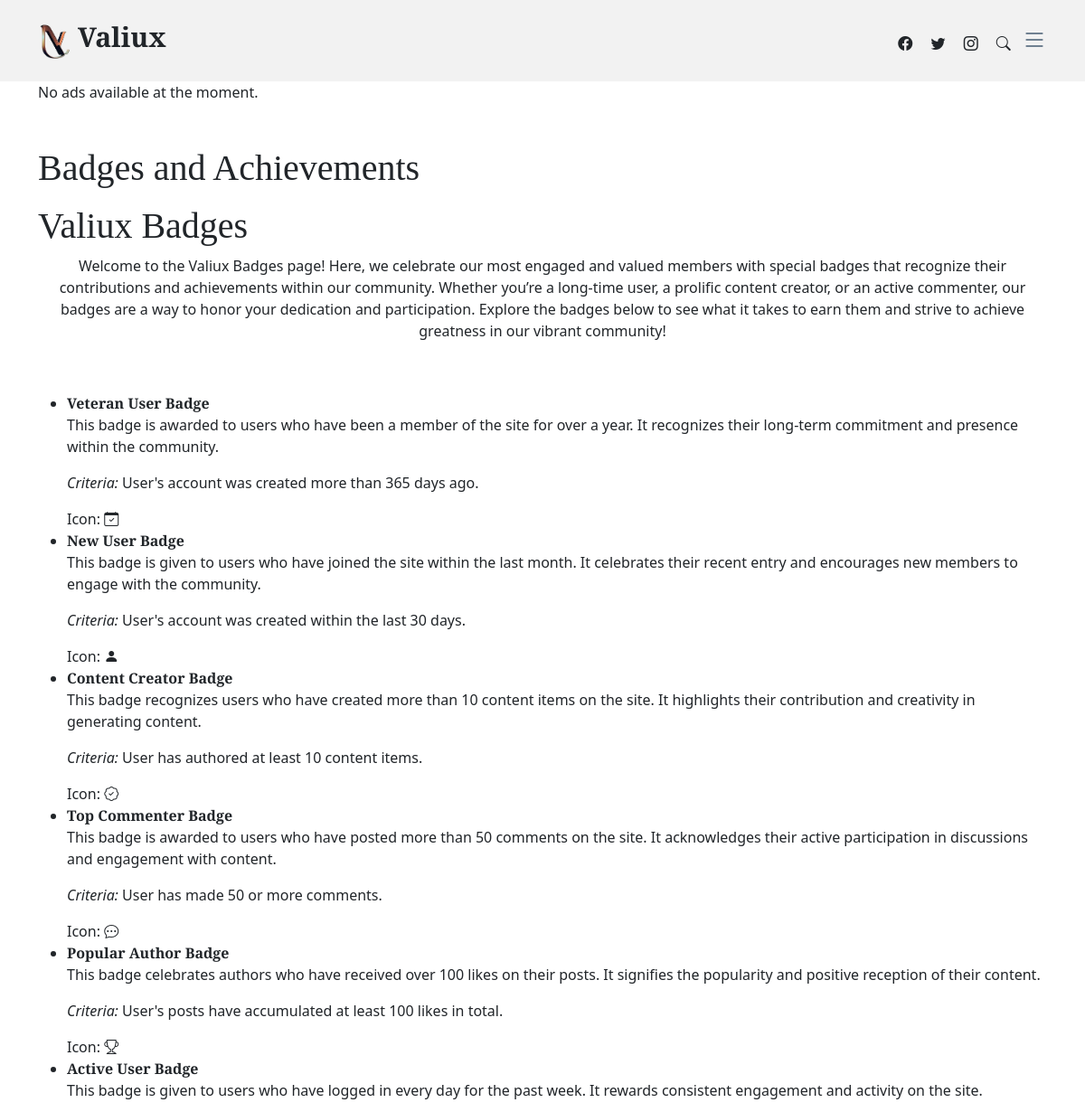
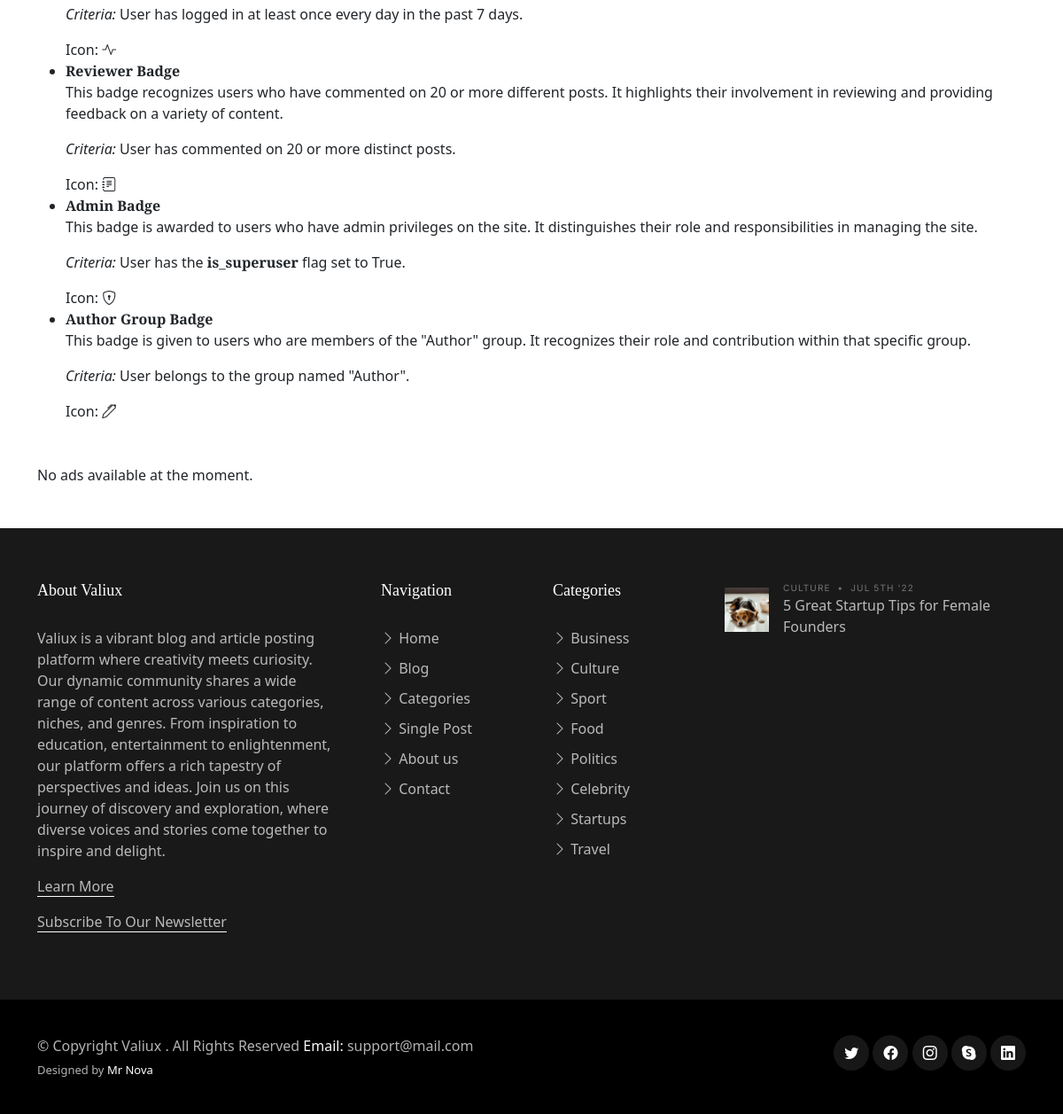
Before: /pages/badges-and-achievements/ with the older database file (2 pictures, top to bottom).
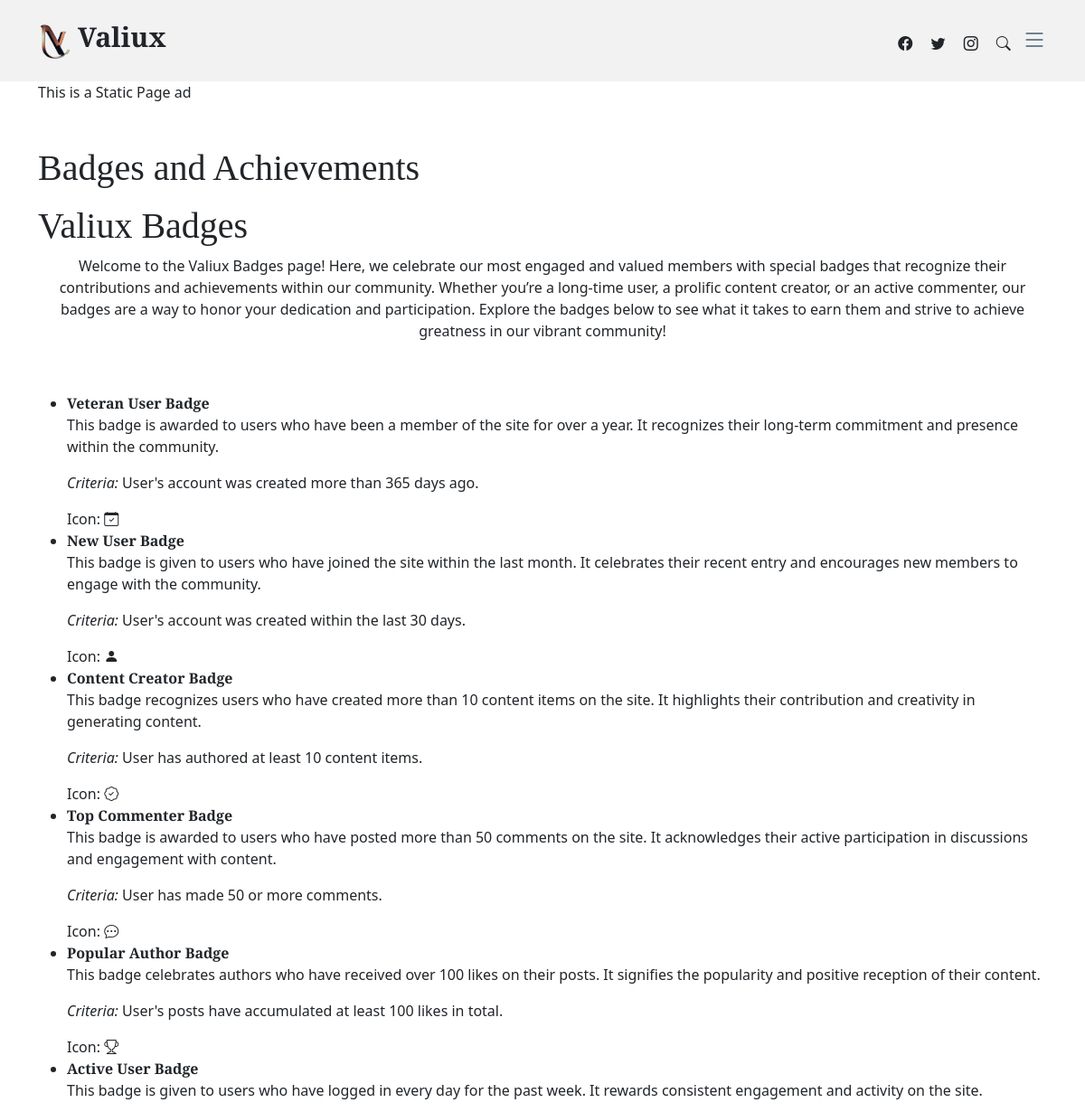
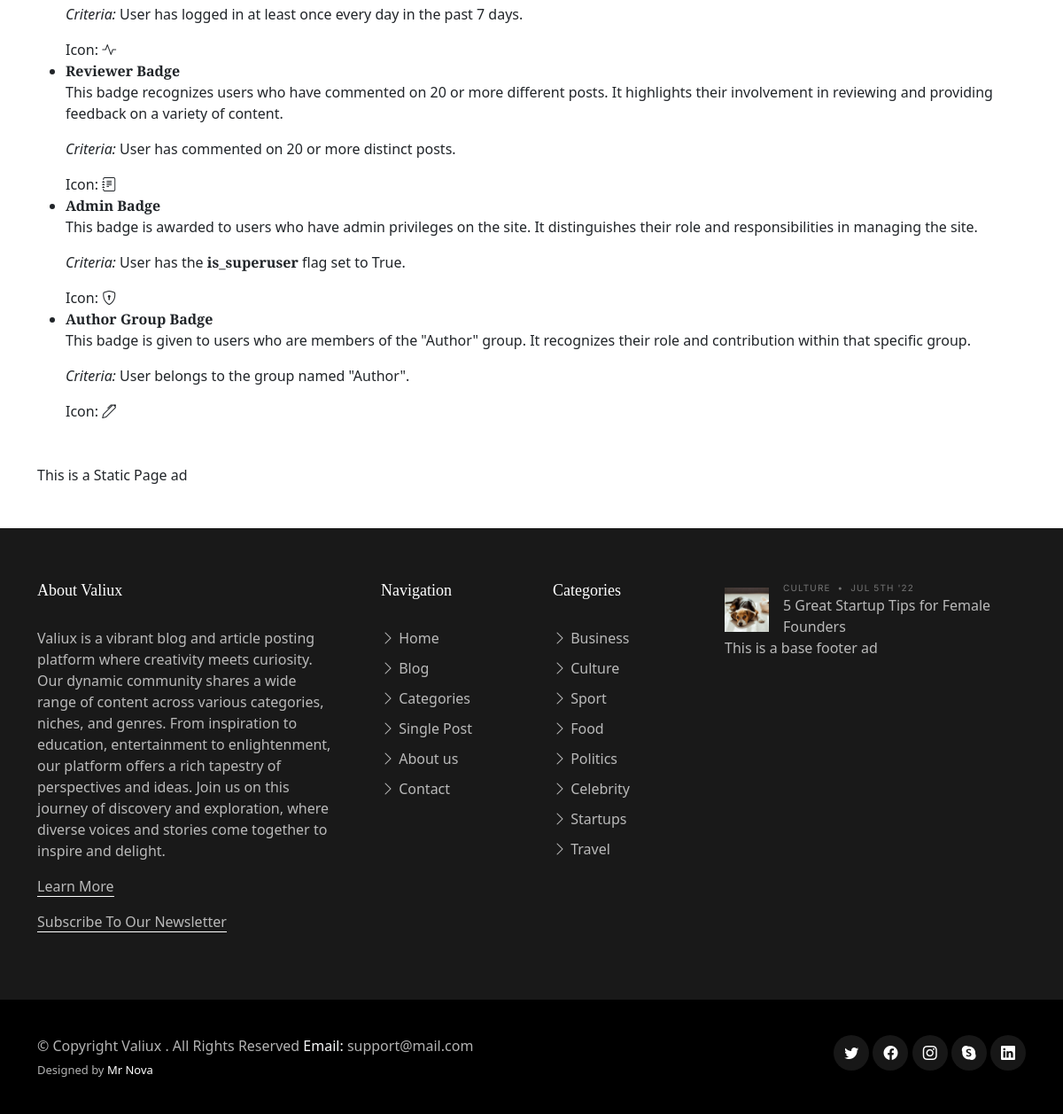
After: the same page with the newer database file (2 pictures, top to bottom).
### core/models.py (models this page shows, shortened)
class SiteSettings(models.Model):
    site_name = models.CharField(max_length=100)
    site_description = models.TextField()
    favicon = models.ImageField(upload_to='Site_images/', null=True, blank=True)
    logo = models.ImageField(upload_to='Site_images/', null=True, blank=True)
    address = models.CharField(max_length=255, null=True)
    contact_email = models.EmailField()
    phone_number = models.CharField(max_length=20)
    meta_keywords = models.CharField(max_length=255, help_text="Comma-separated SEO keywords for the site")
    meta_description = models.CharField(max_length=255, help_text="Meta description for the site")
    meta_author = models.CharField(max_length=100, help_text="Author of the site content")
    og_title = models.CharField(max_length=255, help_text="Open Graph title for the site")
    og_description = models.CharField(max_length=255, help_text="Open Graph description for the site")
    og_image = models.ImageField(upload_to='meta_images/', blank=True, null=True, help_text="Open Graph image for the site")
    og_url = models.URLField(help_text="Open Graph URL for the site")

class StaticPage(models.Model):
    title = models.CharField(max_length=200)
    slug = models.SlugField(unique=True)
    content = RichTextUploadingField()

### ads/models.py (models this page shows, shortened)
class Ad(models.Model):
    placement = models.ForeignKey(AdPlacement, on_delete=models.CASCADE, related_name='ads')
    code = models.TextField()
    active = models.BooleanField(default=True)
    start_date = models.DateField(default=timezone.now)
    end_date = models.DateField(blank=True, null=True)

### core/views.py (the view)
# urls.py: path('pages/<slug:slug>/', static_page_view, name='static_page'),
def static_page_view(request, slug):
    page = get_object_or_404(StaticPage, slug=slug)
    ads_static = Ad.objects.filter(placement__name="Static Pages", active=True).order_by('?')
    ads_base = Ad.objects.filter(placement__name="Base", active=True).first()
    context = {
        'page': page,
        'ads_static': ads_static,
        'ads_base':ads_base,
    }
    return render(request, 'core/static_page.html', context)

### core/context_processors.py (called while the page is built)
def site_settings(request):
    settings = SiteSettings.objects.first()
    return {
        'static_pages': StaticPage.objects.all(),
        'settings': settings,
    }

### core/templates/core/static_page.html (shortened to what this page needs)
{% extends 'core/base.html' %}
{% load static %}
{% block content %}
<main id="main">
    <div class="container my-5">
        {% if ads_static %}
        {% for ad in ads_static %}
            <div class="ad" id="{{ ad.placement.slug }}">
            {{ ad.code|safe }}
            </div>
        {% endfor %}
        {% else %}
        <p>No ads available at the moment.</p>
        {% endif %}
    </div>
    <div class="container">
        <h1>{{ page.title }}</h1>
        <p>{{ page.content|safe }}</p>
    </div>
    <div class="container my-5">
        {% if ads_static %}
        {% for ad in ads_static %}
            <div class="ad" id="{{ ad.placement.slug }}">
            {{ ad.code|safe }}
            </div>
        {% endfor %}
        {% else %}
        <p>No ads available at the moment.</p>
        {% endif %}
    </div>
</main>
{% endblock %}

### core/templates/core/base.html (shortened to what this page needs)
<!DOCTYPE html>
<html lang="en">
    {% load static %}
<head>
    <link href="{% static 'assets/vendor/bootstrap/css/bootstrap.min.css' %}" rel="stylesheet">
    <link href="{% static 'assets/vendor/bootstrap-icons/bootstrap-icons.css' %}" rel="stylesheet">
    <link href="{% static 'assets/vendor/swiper/swiper-bundle.min.css' %}" rel="stylesheet">
    <link href="{% static 'assets/vendor/glightbox/css/glightbox.min.css' %}" rel="stylesheet">
    <link href="{% static 'assets/vendor/aos/aos.css' %}" rel="stylesheet">
    <link href="{% static 'assets/css/variables.css' %}" rel="stylesheet">
    <link href="{% static 'assets/css/main.css' %}" rel="stylesheet">
</head>
<body>
  <header id="header" class="header d-flex align-items-center fixed-top">
    <div class="container-fluid container-xl d-flex align-items-center justify-content-between">
      <a href="{% url "index" %}" class="logo d-flex align-items-center">
        {% if settings.logo %}
            <img src="{{ settings.logo.url }}" alt="">
        {% else %}
            <img src="{% static 'assets/img/valiux.png' %}" alt="">
        {% endif %}
        <h1>{{ settings.site_name }}</h1>
      </a>
      <div class="position-relative">
        <a href="#" class="mx-2"><span class="bi-facebook"></span></a>
        <a href="#" class="mx-2"><span class="bi-twitter"></span></a>
        <a href="#" class="mx-2"><span class="bi-instagram"></span></a>
        <a href="#" class="mx-2 js-search-open"><span class="bi-search"></span></a>
        <i class="bi bi-list mobile-nav-toggle"></i>
      </div>
    </div>
  </header>
  {% block content %}
  {% endblock %}
  <footer id="footer" class="footer">
    <div class="footer-content">
      <div class="container">
        <div class="row g-5">
          <div class="col-lg-4">
            <h3 class="footer-heading">About {{ settings.site_name }}</h3>
            <p>{{ settings.site_description }}</p>
            <p><a href="{% url "about" %}" class="footer-link-more">Learn More</a></p>
            <p><a href="{% url 'subscribe' %}" class="footer-link-more">Subscribe To Our Newsletter</a></p>
          </div>
          <div class="col-6 col-lg-2">
            <h3 class="footer-heading">Navigation</h3>
            <ul class="footer-links list-unstyled">
              <li><a href="{% url "index" %}"><i class="bi bi-chevron-right"></i> Home</a></li>
              <li><a href="{% url "index" %}"><i class="bi bi-chevron-right"></i> Blog</a></li>
              <li><a href="{% url "content_list" %}"><i class="bi bi-chevron-right"></i> Categories</a></li>
              <li><a href="#"><i class="bi bi-chevron-right"></i> Single Post</a></li>
              <li><a href="{% url "about" %}"><i class="bi bi-chevron-right"></i> About us</a></li>
              <li><a href="{% url "contact" %}"><i class="bi bi-chevron-right"></i> Contact</a></li>
            </ul>
          </div>
          <div class="col-6 col-lg-2">
            <h3 class="footer-heading">Categories</h3>
            <ul class="footer-links list-unstyled">
              <li><a href="{% url "content_list" %}"><i class="bi bi-chevron-right"></i> Business</a></li>
              <li><a href="{% url "content_list" %}"><i class="bi bi-chevron-right"></i> Culture</a></li>
              <li><a href="{% url "content_list" %}"><i class="bi bi-chevron-right"></i> Sport</a></li>
              <li><a href="{% url "content_list" %}"><i class="bi bi-chevron-right"></i> Food</a></li>
              <li><a href="{% url "content_list" %}"><i class="bi bi-chevron-right"></i> Politics</a></li>
              <li><a href="{% url "content_list" %}"><i class="bi bi-chevron-right"></i> Celebrity</a></li>
              <li><a href="{% url "content_list" %}"><i class="bi bi-chevron-right"></i> Startups</a></li>
              <li><a href="{% url "content_list" %}"><i class="bi bi-chevron-right"></i> Travel</a></li>
            </ul>
          </div>
          <div class="col-lg-4">
            <ul class="footer-links footer-blog-entry list-unstyled">
              <li>
                <a href="#" class="d-flex align-items-center">
                  <img src="{% static 'assets/img/post-sq-1.jpg' %}" alt="" class="img-fluid me-3">
                  <div>
                    <div class="post-meta d-block"><span class="date">Culture</span> <span class="mx-1">&bullet;</span> <span>Jul 5th '22</span></div>
                    <span>5 Great Startup Tips for Female Founders</span>
                  </div>
                </a>
                {% if ads_base %}
                  <div class="ad" id="{{ ads_base.placement.slug }}">
                    {{ ads_base.code|safe }}
                  </div>
                {% endif %}
              </li>
            </ul>
          </div>
        </div>
      </div>
    </div>
    <div class="footer-legal">
      <div class="container">
        <div class="row justify-content-between">
          <div class="col-md-6 text-center text-md-start mb-3 mb-md-0">
            <div class="copyright">
              © Copyright <strong><span>{{ settings.site_name }} {{ current_year }}</span></strong>. All Rights Reserved <strong class="text-light">Email:</strong> {{ settings.contact_email }}
            </div>
            <div class="credits">
              Designed by <a href="#">Mr Nova</a>
            </div>
          </div>
          <div class="col-md-6">
            <div class="social-links mb-3 mb-lg-0 text-center text-md-end">
              <a href="#" class="twitter"><i class="bi bi-twitter"></i></a>
              <a href="#" class="facebook"><i class="bi bi-facebook"></i></a>
              <a href="#" class="instagram"><i class="bi bi-instagram"></i></a>
              <a href="#" class="google-plus"><i class="bi bi-skype"></i></a>
              <a href="#" class="linkedin"><i class="bi bi-linkedin"></i></a>
            </div>
          </div>
        </div>
      </div>
    </div>
  </footer>
</body>
</html>

### static/assets/css/variables.css (style rules this page uses)
:root { --font-default: 'EB Garamond', system-ui, -apple-system, "Segoe UI", Roboto, "Helvetica Neue", Arial, "Noto Sans", "Liberation Sans", sans-serif, "Apple Color Emoji", "Segoe UI Emoji", "Segoe UI Symbol", "Noto Color Emoji"; --font-primary: 'EB Garamond', serif; --font-secondary: 'Inter', sans-serif; --color-default: #212529; --color-default-rgb: 33, 37, 41; --color-links: #212529; --color-links-hover: #15171a; --color-primary: #212529; --color-primary-light: #26282c; --color-primary-dark: #0b0c0e; --color-primary-rgb: 33, 37, 41; --color-primary-light-rgb: 38, 40, 44; --color-primary-dark-rgb: 11, 12, 14; --color-secondary: #596d80; --color-secondary-light: #8498aa; --color-secondary-dark: #404f5c; --color-secondary-rgb: 89, 109, 128; --color-secondary-light-rgb: 132, 152, 170; --color-secondary-dark-rgb: 64, 79, 92; --color-blue: #0d6efd; --color-blue-rgb: 13, 110, 253; --color-indigo: #6610f2; --color-indigo-rgb: 102, 16, 242; --color-purple: #6f42c1; --color-purple-rgb: 111, 66, 193; --color-pink: #f3268c; --color-pink-rgb: 243, 38, 140; --color-red: #df1529; --color-red-rgb: 223, 21, 4; --color-orange: #fd7e14; --color-orange-rgb: 253, 126, 20; --color-yellow: #ffc107; --color-yellow-rgb: 255, 193, 7; --color-green: #059652; --color-green-rgb: 5, 150, 82; --color-teal: #20c997; --color-teal-rgb: 32, 201, 151; --color-cyan: #0dcaf0; --color-cyan-rgb: 13, 202, 240; --color-white: #ffffff; --color-white-rgb: 255, 255, 255; --color-gray: #6c757d; --color-gray-rgb: 108, 117, 125; --color-black: #000000; --color-black-rgb: 0, 0, 0; }
:root { --bs-blue: var(--color-blue); --bs-indigo: var(--color-indigo); --bs-purple: var(--color-purple); --bs-pink: var(--color-pink); --bs-red: var(--color-red); --bs-orange: var(--color-orange); --bs-yellow: var(--color-yellow); --bs-green: var(--color-green); --bs-teal: var(--color-teal); --bs-cyan: var(--color-cyan); --bs-white: var(--color-white); --bs-gray: var(--color-gray); --bs-gray-dark: #343a40; --bs-gray-100: #f8f9fa; --bs-gray-200: #e9ecef; --bs-gray-300: #dee2e6; --bs-gray-400: #ced4da; --bs-gray-500: #adb5bd; --bs-gray-600: #6c757d; --bs-gray-700: #495057; --bs-gray-800: #343a40; --bs-gray-900: #212529; --bs-primary: var(--color-blue); --bs-secondary: var(--color-blue); --bs-success: #198754; --bs-info: #0dcaf0; --bs-warning: #ffc107; --bs-danger: #dc3545; --bs-light: #f8f9fa; --bs-dark: #212529; --bs-primary-rgb: var(--color-primary-rgb); --bs-secondary-rgb: var(--color-secondary-rgb); --bs-success-rgb: 25, 135, 84; --bs-info-rgb: 13, 202, 240; --bs-warning-rgb: 255, 193, 7; --bs-danger-rgb: 220, 53, 69; --bs-light-rgb: 248, 249, 250; --bs-dark-rgb: 33, 37, 41; --bs-white-rgb: var(--color-white-rgb); --bs-black-rgb: var(--color-black-rgb); --bs-body-color-rgb: var(--color-default-rgb); --bs-body-bg-rgb: 255, 255, 255; --bs-font-sans-serif: var(--font-default); --bs-font-monospace: SFMono-Regular, Menlo, Monaco, Consolas, "Liberation Mono", "Courier New", monospace; --bs-gradient: linear-gradient(180deg, rgba(255, 255, 255, 0.15), rgba(255, 255, 255, 0)); --bs-body-font-family: var(--font-default); --bs-body-font-size: 1rem; --bs-body-font-weight: 400; --bs-body-line-height: 1.5; --bs-body-color: var(--color-default); --bs-body-bg: #fff; }

Changed rows visible on the page:
added Ad: code "This is a Static Page ad"
added Ad: code "This is a base footer ad"
Other visible differences:
text no longer shown: "No ads available at the moment. No ads available at the moment."
